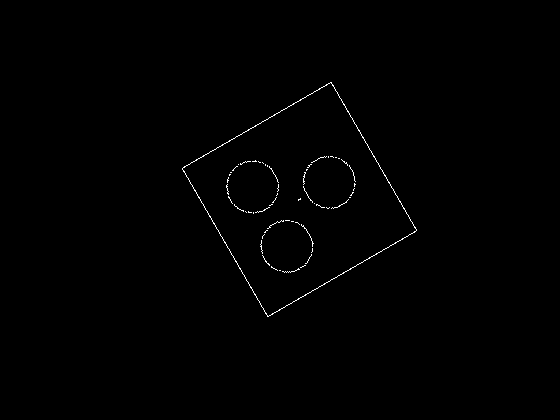
#> input picture last/DATA1.png, 560 x 420 px, found by its file name
$ python pipei.py
#> lines starting #> are read from the running program, lines starting #| are printed output that depends on the picture; after the words box and inside, x2 and y2 are one past the last pixel; in counts of white or black regions, pixels touching at a corner belong together
#! /usr/bin/env python
#-- coding:UTF-8 --
import cv2
import numpy as np
from matplotlib import pyplot as plt

#要匹配的物体
img1 = cv2.imread(r'D:\code\opencv_learning\opencv_learning\last\DATA1.png')
#> img1 is the input picture: shape (420, 560, 3); 0.46% white in thin lines or dots, all inside (x1, y1, x2, y2) = (182, 82, 417, 317)
#待匹配的景物图
img2 = cv2.imread(r'D:\code\opencv_learning\opencv_learning\last\2_2.png')
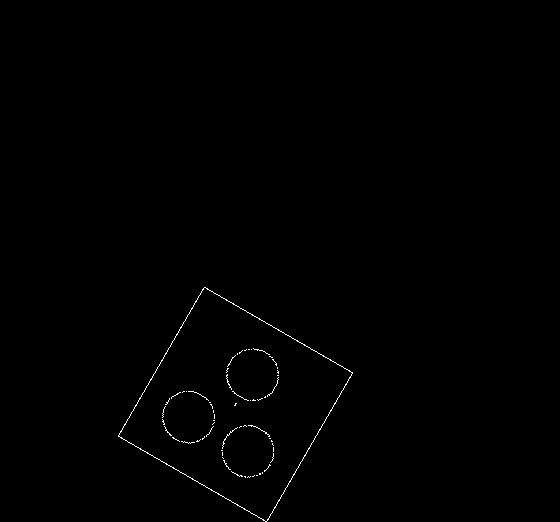
#> input picture last/2_2.png, 560 x 522 px, found by its file name
#> img2 is the input picture: shape (522, 560, 3); 0.37% white in thin lines or dots, all inside (x1, y1, x2, y2) = (118, 287, 353, 522)

orb = cv2.ORB_create()
#寻找关键点并计算描述符
kp1, des1 = orb.detectAndCompute(img1,None)
#> kp1 = 527 keypoints; strongest (x, y, size): (304, 172, 31), (307, 169, 31), (304, 174, 31), (230, 174, 31)
kp2, des2 = orb.detectAndCompute(img2,None)
#> kp2 = 501 keypoints; strongest (x, y, size): (260, 473, 31), (269, 438, 31), (245, 477, 31), (229, 385, 31)

#创建BF匹配器
bf = cv2.BFMatcher(cv2.NORM_HAMMING,crossCheck = True)
#匹配描述符
matches = bf.match(des1,des2)
#> matches = 168 matches
#按照距离进行匹配
matches = sorted(matches,key=lambda x:x.distance)
#绘制最佳匹配点
img3 = cv2.drawMatches(img1,kp1,img2,kp2,matches[:10],None,flags=2)
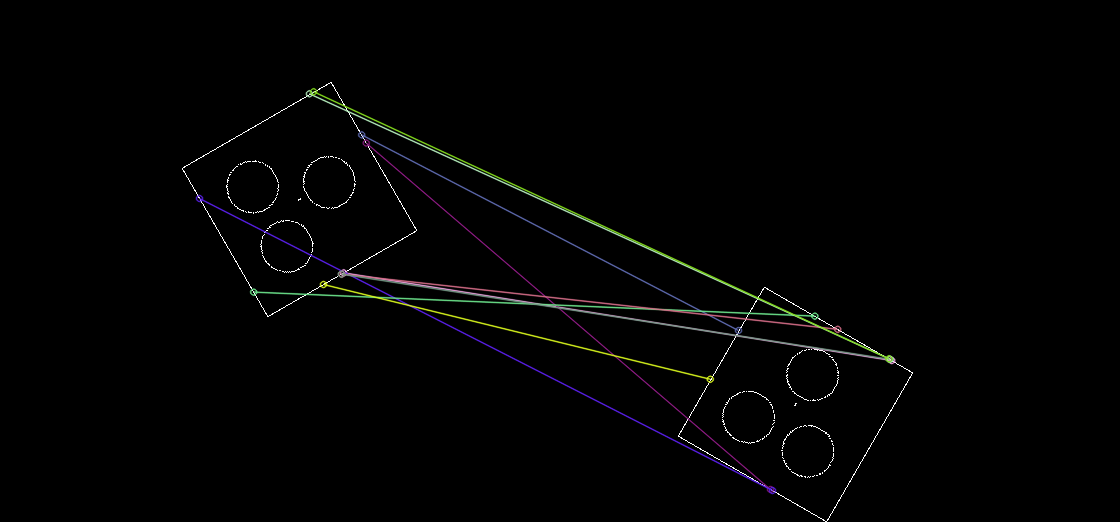
#> img3: shape (522, 1120, 3); mean B, G, R 2.5, 2.7, 2.6

# cv2.imshow('img1',img1)
# cv2.imshow('img2',img2)
cv2.imshow('img3',img3)
cv2.waitKey(0)
cv2.destroyAllWindows()
